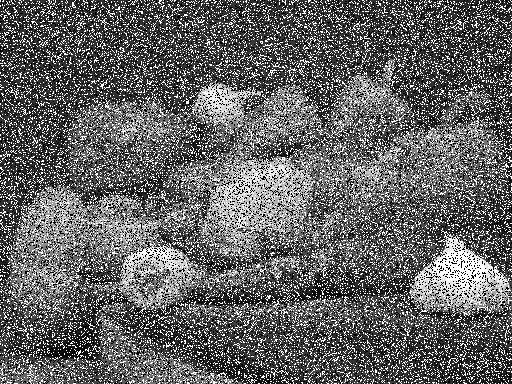
//> input picture Digital Image Processing (Fall 2022)/CS4650_HW2/peppersNoise.png, 512 x 384 px
$ ./HW2 peppersNoise.png peppersNoise.png   (built with g++ and OpenCV 4)
//> lines starting //> are read from the running program, lines starting //| are printed output that depends on the picture
#include <opencv2/opencv.hpp>
#include <opencv2/highgui.hpp>
#include <iostream>
#include <string>
#include <list>
#include <chrono>

using namespace std::chrono;
using namespace cv;
using namespace std;

Mat AdaptiveMedian(int Smax, Mat img);

int main(int argc, char** argv) {

	if (argc != 3) {
		cout << "Invalid number of arguments! " << argc << "\n";
		exit(0);
	}

	Mat ABQ = imread(argv[1], IMREAD_GRAYSCALE);
//> ABQ is the input picture: 384 rows x 512 cols, CV_8UC1; min 0, max 255, mean 100.5
	Mat Peppers = imread(argv[2], IMREAD_GRAYSCALE);

	imshow("Noisy Peppers Image", Peppers);
	waitKey(0);

	auto start = high_resolution_clock::now();

	Mat peppers_9 = AdaptiveMedian(9, Peppers);
	imwrite("peppers_smax9.png", peppers_9);
	imshow("Peppers with Smax = 9", peppers_9);
	waitKey(0);

	auto stop = high_resolution_clock::now();
	auto duration = duration_cast<seconds>(stop - start);
	cout << "\nPeppers Smax = 9 Completion Time: " << duration.count() << " seconds.";
	start = high_resolution_clock::now();

	Mat peppers_21 = AdaptiveMedian(21, Peppers);

	stop = high_resolution_clock::now();
	duration = duration_cast<seconds>(stop - start);
	cout << "\nPeppers Smax = 21 Completion Time: " << duration.count() << " seconds.";
	start = high_resolution_clock::now();

	imwrite("peppers_smax21.png", peppers_21);
	imshow("Peppers with Smax = 21", peppers_21);
	waitKey(0);

	Mat abq_9 = AdaptiveMedian(9, ABQ);

	stop = high_resolution_clock::now();
	duration = duration_cast<seconds>(stop - start);
	cout << "\nABQ Smax = 9 Completion Time: " << duration.count() << " seconds.";
	start = high_resolution_clock::now();

	imwrite("abq_smax9.png", abq_9);
	imshow("ABQ with Smax = 9", abq_9);
	waitKey(0);

	Mat abq_21 = AdaptiveMedian(21, ABQ);

	stop = high_resolution_clock::now();
	duration = duration_cast<seconds>(stop - start);
	cout << "\nABQ Smax = 21 Completion Time: " << duration.count() << " seconds.";
	start = high_resolution_clock::now();

	imwrite("abq_smax21.png", abq_21);
	imshow("ABQ with Smax = 21", abq_21);
	waitKey(0);

	return 0;
}

Mat AdaptiveMedian(int smax, Mat img) {
//> called with smax = 9
	Mat imgClone = img.clone();
	int zmin, zmax, zmed, zxy;
	int windowSize;
	bool* finalPixels = new bool[img.rows * img.cols]();

	// Loop through every pixel in the image
	// i = current row
	// j = current column
	for (windowSize = 3; windowSize <= smax; windowSize += 2) {

		list<int> windowPixels;
		cout << "Now running through image with a window size " << windowSize << "\n";

		for (int i = 0; i < img.rows; i++) {
			int distFromLastValidPix = 0; // Used to keep track of how far the window has traveled since the last un-finalized pixel. Resets on each new row.


			for (int j = 0; j < img.cols; j++) {

				if (windowSize == 3) { // If it's the first run through the image, initialize all pixels to false, since none have been finalized yet.
					finalPixels[i * img.cols + j] = false;
				}

				if (!finalPixels[i * img.cols + j]) { // Only runs expensive code segment if the current pixel hasn't been set yet.


					/* Calculate zmed, zmin and zmax */

					zxy = img.at<uchar>(i, j); // Value for Zxy, or the current pixel.
					int radius = windowSize / 2; // Radius is the number of pixels that exist, in a straight line, between the center and the edge of the window.

					if (j == 0 || distFromLastValidPix > 0) { // If true, then the window must be cleared and remade, since none of the previous values can be used.

						windowPixels.clear();

						// Populate the windowPixels list with the values of the current window.
						for (int winRow = i - radius; winRow <= i + radius; winRow++) {
							for (int winCol = j - radius; winCol <= j + radius; winCol++) {

								if (winRow >= 0 && winRow < img.rows && winCol >= 0 && winCol < img.cols) { // Ensures all entries to windowPixels are in bounds.
									windowPixels.push_back((int)img.at<uchar>(winRow, winCol));
								}
							}
						}
					}
					else { // The current pixel is neighboring the previous pixel, and shared neighbor values are kept.

						for (int l = 0; l < windowSize; l++) {

							if (i - radius + l >= 0 && i + radius + l < img.rows && j - radius - 1 >= 0) {
								windowPixels.pop_front(); // Remove pixel from previous window
							}

							if (i - radius + l >= 0 && i + radius + l < img.rows && j + radius < img.cols) {
								windowPixels.push_back((int)img.at<uchar>((i - radius + l), j + radius)); // Add pixel to new window
							}
						}
					}


					// Sort pixel values and store in a separate list.
					list<int> sortedWinPix = windowPixels;
					sortedWinPix.sort();

					// Set zmin, zmax and zmed values
					zmin = sortedWinPix.front();
					zmax = sortedWinPix.back();

					auto winPixPtr = sortedWinPix.begin();
					advance(winPixPtr, (sortedWinPix.size() / 2) - 1);
					zmed = *winPixPtr;

					// Adaptive Median Filter Logic
					if (zmed > zmin && zmax > zmed) {
						if (zxy > zmin && zmax > zxy) {
							imgClone.at<uchar>(i, j) = zxy;
						}
						else {
							imgClone.at<uchar>(i, j) = zmed;
						}

						finalPixels[i * img.cols + j] = true; // Since the pixel value has been changed, it is now considered finalized.
					}


					if (windowSize == smax && !finalPixels[i * img.cols + j]) {
						imgClone.at<uchar>(i, j) = zmed;
						finalPixels[i * img.cols + j] = true; // Since the pixel value has been changed, it is now considered finalized.
					}

					distFromLastValidPix = 0; // Distance is reset to zero, as a valid pixel has just been analyzed.
				}

				// If the current pixel has already been finalized, the distance var is incremented, to show that the window will need to be cleared.
				else {
					distFromLastValidPix++;
				}
			}
		}
	}
//> this loop made 4 passes
//> (zxy, zmin, zmed) on passes 1 to 4: (33, 89, 89), (33, 89, 91), (255, 0, 23), (255, 0, 254)
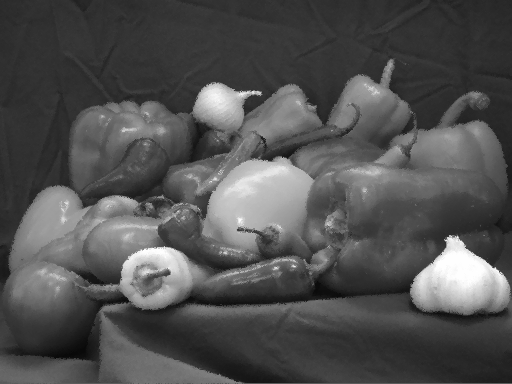
//> imgClone: 384 rows x 512 cols, CV_8UC1; min 8, max 255, mean 80.9
//> after the loop, zxy = 255; zmin = 0; zmax = 255; zmed = 254
//> the loop in AdaptiveMedian (call 2), `for (windowSize = 3; windowSize <= smax; windowSize += 2)` made 10 passes
//> (zxy, zmin, zmed) on passes 1 to 10: (33, 89, 89), (33, 89, 91), (255, 0, 23), (255, 0, 254), (254, 0, 254), (254, 0, 254), (254, 0, 254), (254, 0, 254), (254, 0, 254), (254, 0, 254)
	return imgClone;
}
